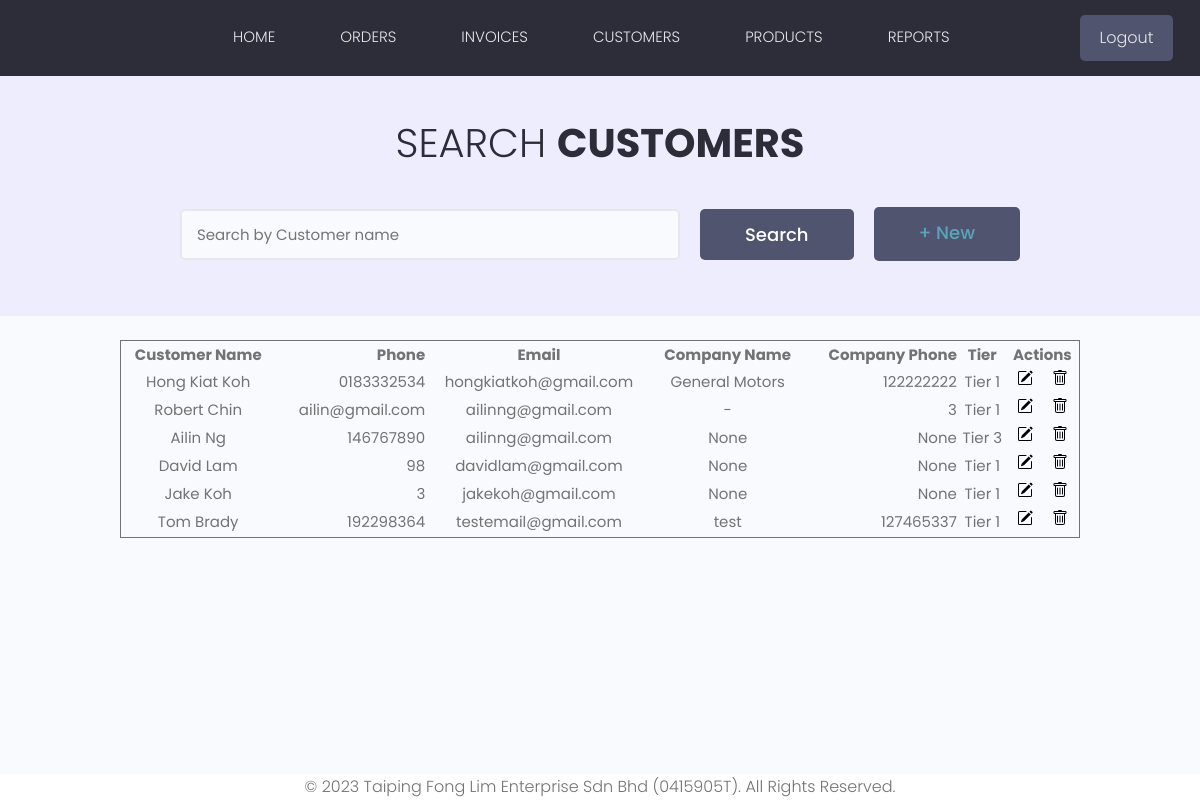
The page /customers/ (signed in) on the database its author committed.
### products/models.py (models this page shows, shortened)
class Customer(models.Model):
    STATES = (
        ('Johor', 'Johor'),
        ('Kedah', 'Kedah'),
        ('Kelantan', 'Kelantan'),
        ('Malacca', 'Malacca'),
        ('Negeri Sembilan', 'Negeri Sembilan'),
        ('Pahang', 'Pahang'),
        ('Penang', 'Penang'),
        ('Perak', 'Perak'),
        ('Perlis', 'Perlis'),
        ('Sabah', 'Sabah'),
        ('Sarawak', 'Sarawak'),
        ('Selangor', 'Selangor'),
        ('Terengganu', 'Terengganu'),
        )
    firstname = models.CharField(max_length=50, null=True)
    lastname = models.CharField(max_length=50, null=True)
    address = models.CharField(max_length=200, null=True, default='N/A')
    phone_regex = RegexValidator(regex=r'^\d{3}\d{3}\d{4}$')
    phone = models.CharField(null=True, max_length=30, validators=[phone_regex])
    email = models.EmailField(null=True, validators=[validators.EmailValidator()])
    companyName = models.CharField(max_length=100, null=True, default='N/A')
    companyPhone = models.IntegerField(null=True)
    companyAddress = models.CharField(max_length=200, null=True, default='N/A')
    city = models.CharField(max_length=20, null=True, default='N/A')
    state = models.CharField(max_length=15, choices=STATES, null=True)
    postcode = models.IntegerField(null=True)
    tier = models.ForeignKey(Tier, on_delete=models.PROTECT)
    def __str__(self):
        return f"{self.firstname} {self.lastname}"

class Tier(models.Model):
    TIERS = (
        ('1', 'Tier 1'),
        ('2', 'Tier 2'),
        ('3', 'Market'),
    )
    tier = models.CharField(max_length=10, choices=TIERS, null=True)
    def __str__(self):
        return 'Tier ' + str(self.tier)

### products/views.py (the view)
# urls.py: path("customers/", views.customers, name="customers"),
@login_required(login_url='login')
def customers(request):
    customers, search_query = searchItems(request, 'search_customer')
    custom_range, customers = paginateItems(request, customers)
    context = {'customers': customers, 'search_query': search_query, 'custom_range': custom_range}
    return render(request, 'customers.html', context)

### products/utilities.py (called while the page is built)
def paginateItems(request, items):
    page = request.GET.get('page')
    results = 10
    paginator = Paginator(items, results)
    try:
        items = paginator.page(page)
    except PageNotAnInteger:
        page = 1
        items = paginator.page(page)
    except EmptyPage:
        page = paginator.num_pages
        items = paginator.page(page)
    leftIndex = int(page) - 4
    if leftIndex < 1:
        leftIndex = 1
    rightIndex = int(page) + 5
    if rightIndex > paginator.num_pages:
        rightIndex = paginator.num_pages + 1
    custom_range = range(leftIndex, rightIndex)
    return custom_range, items

### templates/customers.html (shortened to what this page needs)
{% extends 'main.html' %}
{% load static %}
{% block content %}
<main class="projects">
    <section class="hero-section text-center">
    <div class="container container--narrow">
      <div class="hero-section__box">
        <h2>Search <span>Customers</span></h2>
      </div>
      <div class="hero-section__search">
        <form id='searchForm' class="form" action="{% url 'customers' %}" method="get">
          <div class="form__field">
            <input class="input input--text" id="formInput#search" type="text" name="search_query"
              value="{{ search_query }}"
                   placeholder="Search by Customer name" />
          </div>
          <input class="btn btn--sub btn--lg" type="submit" value="Search" /><h1 class="btn btn--sub btn--lg" type="button" value="ADD CUSTOMER"><a href="{% url 'create-customer' %}">+ New</a></h1>
        </form>
      </div>
    </div>
  </section>
<br>
    <table class="table table-striped table-hover table-bordered">
        <tr class="align-center">
            <th>Customer Name</th>
            <th class="align-numeric">Phone</th>
            <th>Email</th>
            <th>Company Name</th>
            <th class="align-numeric">Company Phone</th>
            <th>Tier</th>
            <th class="align-center" colspan="2">Actions</th>
        </tr>
        {% for customer in customers %}
            <tr class="align-center">
                <td>{{ customer }}</td>
                <td class="align-numeric">{{ customer.phone }}</td>
                <td>{{ customer.email }}</td>
                <td>{{ customer.companyName }}</td>
                <td class="align-numeric">{{ customer.companyPhone }}</td>
                <td>{{ customer.tier }}</td>
                <td class="align-center"><a href="{% url 'update-customer' customer.id %}"><img src="{% static 'images/edit-icon.svg' %}" ></a></td>
                <td class="align-center"><a href="{% url 'delete-customer' customer.id %}"><img src="{% static 'images/delete-icon.svg' %}" ></a></td>
            </tr>
        {% endfor %}
    </table>
    <br>
</main>
{% endblock content %}

### static/styles/app.css (style rules this page uses)
:root { --color-sub: #2d2d39; }
.btn--sub { background-color: var(--color-sub-light); }
img { width: 100%; }
.hero-section { height: 40vh; display: flex; align-items: center; background-color: var(--color-sub); }
.hero-section__box { margin-bottom: 4rem; }
.hero-section__box > h2, .hero-section__box > h2 > span { font-size: 4rem; color: var(--color-light); line-height: 1.3; text-transform: uppercase; }
.hero-section__box > h2 { font-weight: 300; }
.hero-section__box > h2 > span { font-weight: 700; }
.hero-section__search > .form { display: flex; align-items: center; justify-content: center; gap: 2rem; }
.hero-section__search > .form input.input--text { width: 50rem; }
.projects > .hero-section { background: var(--color-sub-lighter); height: 30vh; }
.projects .hero-section__box { margin-bottom: 2.5rem; }
.projects .hero-section__box > h2 { color: var(--color-sub); }
.projects .hero-section__box > h2 > span { font-weight: 700; color: var(--color-sub); }
.table { border: 1px solid; width: 80%; margin-left: auto; margin-right: auto; }
.align-numeric { text-align: right; }
.align-center { text-align: center; }

### static/uikit/styles/modules/_variables.css (style rules this page uses)
:root { --color-main: #5aa5b9; --color-main-light: #e6faff; --color-sub: #3f4156; --color-sub-light: #51546e; --color-sub-lighter: #ededfd; --color-text: #737373; --color-gray: #8b8b8b; --color-light: #e5e7eb; --color-light-gray: #767676; --color-bg: #f8fafd; --color-white: #fffefd; --color-white-light: #f3f3f3; --color-success: #359e64; --color-success-bg: #def8e8; --color-error: #fc4b0b; --color-error-bg: #fff2ee; --font-base: 'Poppins', arial, helvetica, 'Segoe UI', roboto, ubuntu, sans-serif; --font-monospace: 'Fira Code', 'Courier New', courier, monospace; --font-regular: 300; --font-medium: 500; --font-bold: 700; --generic-shadow: 1px 1px 5px #00000010; --generic-transition: all 0.3s ease-in-out; }

### static/uikit/styles/modules/_base.css (style rules this page uses)
* { margin: 0; padding: 0; box-sizing: border-box; text-rendering: optimizeLegibility; color: inherit; font-size: inherit; }
html { font-size: 50%; }
@media only screen and (min-width: 480px) { html { font-size: 56.25%; } }
@media only screen and (min-width: 1200px) { html { font-size: 62.5%; } }
body { line-height: 1.6; font-weight: 400; font-size: 1.5rem; color: var(--color-text); background-color: var(--color-bg); min-height: 100vh; }

### static/uikit/styles/modules/_typography.css (style rules this page uses)
* { font-family: var(--font-base); }
h1 { font-size: 4.8rem; font-weight: var(--font-medium); }
h2 { font-size: 3.6rem; font-weight: var(--font-bold); }
p, span, strong { font-size: 1.6rem; color: var(--color-text); font-weight: var(--font-regular); }
a { padding-bottom: 2px; text-decoration: none; display: inline-block; color: var(--color-main); font-weight: var(--font-medium); }

### static/uikit/styles/modules/_utilities.css (style rules this page uses)
.container { width: 92%; max-width: 165rem; margin: 0 auto; box-sizing: border-box; }
.container--narrow { width: 92%; max-width: 120rem; }
@media screen and (min-width: 1000px) { .container { width: 90%; } }
@media screen and (min-width: 1000px) { .container--narrow { width: 85%; } }
@media screen and (min-width: 1200px) { .container { width: 80%; } }
@media screen and (min-width: 1200px) { .container--narrow { width: 72%; } }
.text-center { text-align: center; }

### static/uikit/styles/modules/_button.css (style rules this page uses)
.btn { display: inline-block; position: relative; cursor: pointer; background-color: var(--color-light); font-weight: var(--font-medium); color: var(--color-sub); text-decoration: none; padding: 1rem 2rem; border-radius: 0.5rem; border: none; width: -webkit-fit-content; width: -moz-fit-content; width: fit-content; height: -webkit-fit-content; height: -moz-fit-content; height: fit-content; font-size: 1.6rem; outline-width: 0; outline-color: transparent; -webkit-backface-visibility: hidden; backface-visibility: hidden; transition: all 0.3s ease-in-out; }
.btn--sub { background-color: var(--color-sub); color: var(--color-white); }
.btn--lg { font-size: 1.8rem; padding: 1.2rem 4.5rem; }

### static/uikit/styles/modules/_form.css (style rules this page uses)
.form { display: block; }
.form__field { margin-top: 1.5rem; margin-bottom: 1.5rem; }
input.input[type='text'], input.input[type='email'], input.input[type='password'], input.input[type='number'], select.input, textarea.input { min-width: 24rem; width: 100%; padding: 1.2rem 1.5rem; border-radius: 0.5rem; border: 2px solid var(--color-light); transition: all 0.3s ease-in-out; background-color: var(--color-bg); }

### rows shown on the page
Customer: firstname+lastname "Hong Kiat Koh", phone "0183332534", email "hongkiatkoh@gmail.com", companyName "General Motors", companyPhone "122222222", tier "Tier 1"
Customer: firstname+lastname "Robert Chin", phone "ailin@gmail.com", email "ailinng@gmail.com", companyName "-", companyPhone "3", tier "Tier 1"
Customer: firstname+lastname "Ailin Ng", phone "146767890", email "ailinng@gmail.com", companyName "None", companyPhone "None", tier "Tier 3"
Customer: firstname+lastname "David Lam", phone "98", email "davidlam@gmail.com", companyName "None", companyPhone "None", tier "Tier 1"
Customer: firstname+lastname "Jake Koh", phone "3", email "jakekoh@gmail.com", companyName "None", companyPhone "None", tier "Tier 1"
Customer: firstname+lastname "Tom Brady", phone "192298364", email "testemail@gmail.com", companyName "test", companyPhone "127465337", tier "Tier 1"
